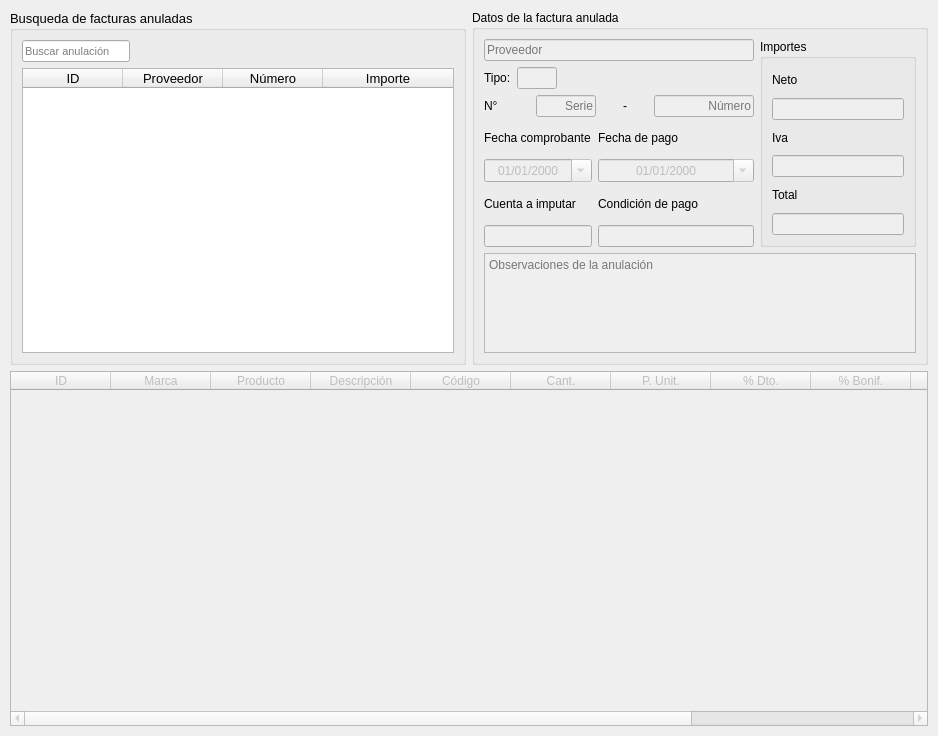
<?xml version="1.0" encoding="UTF-8"?>
<ui version="4.0">
 <class>facturas_anuladas</class>
 <widget class="QMainWindow" name="facturas_anuladas">
  <property name="geometry">
   <rect>
    <x>0</x>
    <y>0</y>
    <width>938</width>
    <height>736</height>
   </rect>
  </property>
  <property name="windowTitle">
   <string>Facturas anuladas</string>
  </property>
  <widget class="QWidget" name="centralwidget">
   <layout class="QGridLayout" name="gridLayout_5">
    <property name="leftMargin">
     <number>10</number>
    </property>
    <property name="topMargin">
     <number>10</number>
    </property>
    <property name="rightMargin">
     <number>10</number>
    </property>
    <property name="bottomMargin">
     <number>10</number>
    </property>
    <item row="0" column="0">
     <widget class="QGroupBox" name="groupBox">
      <property name="font">
       <font>
        <pointsize>10</pointsize>
       </font>
      </property>
      <property name="title">
       <string>Busqueda de facturas anuladas</string>
      </property>
      <layout class="QGridLayout" name="gridLayout_2">
       <item row="0" column="0">
        <layout class="QGridLayout" name="gridLayout_3">
         <item row="0" column="3">
          <spacer name="horizontalSpacer_4">
           <property name="orientation">
            <enum>Qt::Horizontal</enum>
           </property>
           <property name="sizeHint" stdset="0">
            <size>
             <width>68</width>
             <height>20</height>
            </size>
           </property>
          </spacer>
         </item>
         <item row="0" column="2">
          <spacer name="horizontalSpacer_5">
           <property name="orientation">
            <enum>Qt::Horizontal</enum>
           </property>
           <property name="sizeHint" stdset="0">
            <size>
             <width>124</width>
             <height>20</height>
            </size>
           </property>
          </spacer>
         </item>
         <item row="0" column="0" colspan="2">
          <widget class="QLineEdit" name="busqueda_anulada">
           <property name="font">
            <font>
             <pointsize>8</pointsize>
            </font>
           </property>
           <property name="placeholderText">
            <string>Buscar anulación</string>
           </property>
          </widget>
         </item>
        </layout>
       </item>
       <item row="1" column="0">
        <widget class="QTableWidget" name="tabla_busqueda">
         <property name="enabled">
          <bool>true</bool>
         </property>
         <property name="editTriggers">
          <set>QAbstractItemView::NoEditTriggers</set>
         </property>
         <property name="selectionMode">
          <enum>QAbstractItemView::SingleSelection</enum>
         </property>
         <property name="selectionBehavior">
          <enum>QAbstractItemView::SelectRows</enum>
         </property>
         <property name="cornerButtonEnabled">
          <bool>false</bool>
         </property>
         <attribute name="horizontalHeaderStretchLastSection">
          <bool>true</bool>
         </attribute>
         <attribute name="verticalHeaderVisible">
          <bool>false</bool>
         </attribute>
         <attribute name="verticalHeaderHighlightSections">
          <bool>false</bool>
         </attribute>
         <column>
          <property name="text">
           <string>ID</string>
          </property>
         </column>
         <column>
          <property name="text">
           <string>Proveedor</string>
          </property>
         </column>
         <column>
          <property name="text">
           <string>Número</string>
          </property>
         </column>
         <column>
          <property name="text">
           <string>Importe</string>
          </property>
         </column>
        </widget>
       </item>
      </layout>
     </widget>
    </item>
    <item row="0" column="1">
     <widget class="QGroupBox" name="groupBox_2">
      <property name="title">
       <string>Datos de la factura anulada</string>
      </property>
      <layout class="QGridLayout" name="gridLayout_4">
       <item row="5" column="1" colspan="4">
        <widget class="QTextEdit" name="detalle_anulacion">
         <property name="enabled">
          <bool>false</bool>
         </property>
         <property name="sizePolicy">
          <sizepolicy hsizetype="Expanding" vsizetype="Maximum">
           <horstretch>0</horstretch>
           <verstretch>0</verstretch>
          </sizepolicy>
         </property>
         <property name="minimumSize">
          <size>
           <width>0</width>
           <height>100</height>
          </size>
         </property>
         <property name="maximumSize">
          <size>
           <width>16777215</width>
           <height>100</height>
          </size>
         </property>
         <property name="placeholderText">
          <string>Observaciones de la anulación</string>
         </property>
        </widget>
       </item>
       <item row="2" column="1" colspan="3">
        <layout class="QHBoxLayout" name="horizontalLayout">
         <item>
          <widget class="QLabel" name="label_4">
           <property name="text">
            <string>N°</string>
           </property>
          </widget>
         </item>
         <item>
          <widget class="QLineEdit" name="serie">
           <property name="enabled">
            <bool>false</bool>
           </property>
           <property name="sizePolicy">
            <sizepolicy hsizetype="Maximum" vsizetype="Fixed">
             <horstretch>0</horstretch>
             <verstretch>0</verstretch>
            </sizepolicy>
           </property>
           <property name="maximumSize">
            <size>
             <width>60</width>
             <height>16777215</height>
            </size>
           </property>
           <property name="maxLength">
            <number>5</number>
           </property>
           <property name="alignment">
            <set>Qt::AlignRight|Qt::AlignTrailing|Qt::AlignVCenter</set>
           </property>
           <property name="placeholderText">
            <string>Serie</string>
           </property>
          </widget>
         </item>
         <item>
          <widget class="QLabel" name="label_5">
           <property name="text">
            <string>-</string>
           </property>
           <property name="alignment">
            <set>Qt::AlignCenter</set>
           </property>
           <property name="buddy">
            <cstring>numero_fact</cstring>
           </property>
          </widget>
         </item>
         <item>
          <widget class="QLineEdit" name="numero_fact">
           <property name="enabled">
            <bool>false</bool>
           </property>
           <property name="sizePolicy">
            <sizepolicy hsizetype="Maximum" vsizetype="Fixed">
             <horstretch>0</horstretch>
             <verstretch>0</verstretch>
            </sizepolicy>
           </property>
           <property name="maximumSize">
            <size>
             <width>100</width>
             <height>16777215</height>
            </size>
           </property>
           <property name="maxLength">
            <number>8</number>
           </property>
           <property name="alignment">
            <set>Qt::AlignRight|Qt::AlignTrailing|Qt::AlignVCenter</set>
           </property>
           <property name="placeholderText">
            <string>Número</string>
           </property>
          </widget>
         </item>
        </layout>
       </item>
       <item row="0" column="4" rowspan="5">
        <widget class="QGroupBox" name="groupBox_4">
         <property name="title">
          <string>Importes</string>
         </property>
         <layout class="QGridLayout" name="gridLayout">
          <item row="0" column="0">
           <layout class="QVBoxLayout" name="verticalLayout">
            <item>
             <widget class="QLabel" name="label_6">
              <property name="text">
               <string>Neto</string>
              </property>
             </widget>
            </item>
            <item>
             <widget class="QLineEdit" name="neto">
              <property name="enabled">
               <bool>false</bool>
              </property>
              <property name="cursor">
               <cursorShape>ForbiddenCursor</cursorShape>
              </property>
              <property name="focusPolicy">
               <enum>Qt::NoFocus</enum>
              </property>
             </widget>
            </item>
            <item>
             <widget class="QLabel" name="label_7">
              <property name="text">
               <string>Iva</string>
              </property>
             </widget>
            </item>
            <item>
             <widget class="QLineEdit" name="iva">
              <property name="enabled">
               <bool>false</bool>
              </property>
              <property name="cursor">
               <cursorShape>ForbiddenCursor</cursorShape>
              </property>
              <property name="focusPolicy">
               <enum>Qt::NoFocus</enum>
              </property>
             </widget>
            </item>
            <item>
             <widget class="QLabel" name="label_8">
              <property name="text">
               <string>Total</string>
              </property>
              <property name="buddy">
               <cstring>total</cstring>
              </property>
             </widget>
            </item>
            <item>
             <widget class="QLineEdit" name="total">
              <property name="enabled">
               <bool>false</bool>
              </property>
             </widget>
            </item>
           </layout>
          </item>
         </layout>
        </widget>
       </item>
       <item row="4" column="1" colspan="2">
        <layout class="QVBoxLayout" name="verticalLayout_4">
         <item>
          <widget class="QLabel" name="label_2">
           <property name="text">
            <string>Cuenta a imputar</string>
           </property>
          </widget>
         </item>
         <item>
          <widget class="QLineEdit" name="cuenta_imputar">
           <property name="enabled">
            <bool>false</bool>
           </property>
          </widget>
         </item>
        </layout>
       </item>
       <item row="1" column="3">
        <spacer name="horizontalSpacer">
         <property name="orientation">
          <enum>Qt::Horizontal</enum>
         </property>
         <property name="sizeHint" stdset="0">
          <size>
           <width>124</width>
           <height>20</height>
          </size>
         </property>
        </spacer>
       </item>
       <item row="1" column="1">
        <layout class="QHBoxLayout" name="horizontalLayout_2">
         <item>
          <widget class="QLabel" name="label">
           <property name="sizePolicy">
            <sizepolicy hsizetype="Minimum" vsizetype="Fixed">
             <horstretch>0</horstretch>
             <verstretch>0</verstretch>
            </sizepolicy>
           </property>
           <property name="text">
            <string>Tipo:</string>
           </property>
          </widget>
         </item>
         <item>
          <widget class="QLineEdit" name="tipo_fact">
           <property name="enabled">
            <bool>false</bool>
           </property>
           <property name="sizePolicy">
            <sizepolicy hsizetype="Maximum" vsizetype="Fixed">
             <horstretch>0</horstretch>
             <verstretch>0</verstretch>
            </sizepolicy>
           </property>
           <property name="maximumSize">
            <size>
             <width>40</width>
             <height>16777215</height>
            </size>
           </property>
           <property name="focusPolicy">
            <enum>Qt::NoFocus</enum>
           </property>
           <property name="maxLength">
            <number>4</number>
           </property>
           <property name="alignment">
            <set>Qt::AlignCenter</set>
           </property>
          </widget>
         </item>
        </layout>
       </item>
       <item row="0" column="1" colspan="3">
        <widget class="QLineEdit" name="proveedor">
         <property name="enabled">
          <bool>false</bool>
         </property>
         <property name="placeholderText">
          <string>Proveedor</string>
         </property>
        </widget>
       </item>
       <item row="4" column="3">
        <layout class="QVBoxLayout" name="verticalLayout_5">
         <item>
          <widget class="QLabel" name="label_3">
           <property name="text">
            <string>Condición de pago</string>
           </property>
          </widget>
         </item>
         <item>
          <widget class="QLineEdit" name="condicion_pago">
           <property name="enabled">
            <bool>false</bool>
           </property>
          </widget>
         </item>
        </layout>
       </item>
       <item row="3" column="3">
        <layout class="QVBoxLayout" name="verticalLayout_3">
         <item>
          <widget class="QLabel" name="label_11">
           <property name="text">
            <string>Fecha de pago</string>
           </property>
          </widget>
         </item>
         <item>
          <widget class="QDateEdit" name="fecha_pago">
           <property name="enabled">
            <bool>false</bool>
           </property>
           <property name="alignment">
            <set>Qt::AlignCenter</set>
           </property>
           <property name="displayFormat">
            <string>dd/MM/yyyy</string>
           </property>
           <property name="calendarPopup">
            <bool>true</bool>
           </property>
          </widget>
         </item>
        </layout>
       </item>
       <item row="3" column="1" colspan="2">
        <layout class="QVBoxLayout" name="verticalLayout_2">
         <item>
          <widget class="QLabel" name="label_10">
           <property name="text">
            <string>Fecha comprobante</string>
           </property>
          </widget>
         </item>
         <item>
          <widget class="QDateEdit" name="fecha_comp">
           <property name="enabled">
            <bool>false</bool>
           </property>
           <property name="alignment">
            <set>Qt::AlignCenter</set>
           </property>
           <property name="displayFormat">
            <string>dd/MM/yyyy</string>
           </property>
           <property name="calendarPopup">
            <bool>true</bool>
           </property>
          </widget>
         </item>
        </layout>
       </item>
      </layout>
     </widget>
    </item>
    <item row="1" column="0" colspan="2">
     <widget class="QTableWidget" name="detalle_compra">
      <property name="enabled">
       <bool>false</bool>
      </property>
      <property name="toolTip">
       <string>Detalle de la factura anulada</string>
      </property>
      <property name="editTriggers">
       <set>QAbstractItemView::NoEditTriggers</set>
      </property>
      <property name="selectionMode">
       <enum>QAbstractItemView::SingleSelection</enum>
      </property>
      <property name="selectionBehavior">
       <enum>QAbstractItemView::SelectRows</enum>
      </property>
      <property name="cornerButtonEnabled">
       <bool>false</bool>
      </property>
      <attribute name="horizontalHeaderStretchLastSection">
       <bool>true</bool>
      </attribute>
      <attribute name="verticalHeaderVisible">
       <bool>false</bool>
      </attribute>
      <attribute name="verticalHeaderHighlightSections">
       <bool>false</bool>
      </attribute>
      <column>
       <property name="text">
        <string>ID</string>
       </property>
      </column>
      <column>
       <property name="text">
        <string>Marca</string>
       </property>
      </column>
      <column>
       <property name="text">
        <string>Producto</string>
       </property>
      </column>
      <column>
       <property name="text">
        <string>Descripción</string>
       </property>
      </column>
      <column>
       <property name="text">
        <string>Código</string>
       </property>
      </column>
      <column>
       <property name="text">
        <string>Cant.</string>
       </property>
      </column>
      <column>
       <property name="text">
        <string>P. Unit.</string>
       </property>
      </column>
      <column>
       <property name="text">
        <string>% Dto.</string>
       </property>
      </column>
      <column>
       <property name="text">
        <string>% Bonif.</string>
       </property>
      </column>
      <column>
       <property name="text">
        <string>Importe</string>
       </property>
      </column>
      <column>
       <property name="text">
        <string>IVA</string>
       </property>
      </column>
      <column>
       <property name="text">
        <string>Total</string>
       </property>
      </column>
     </widget>
    </item>
   </layout>
  </widget>
 </widget>
 <resources/>
 <connections/>
</ui>
